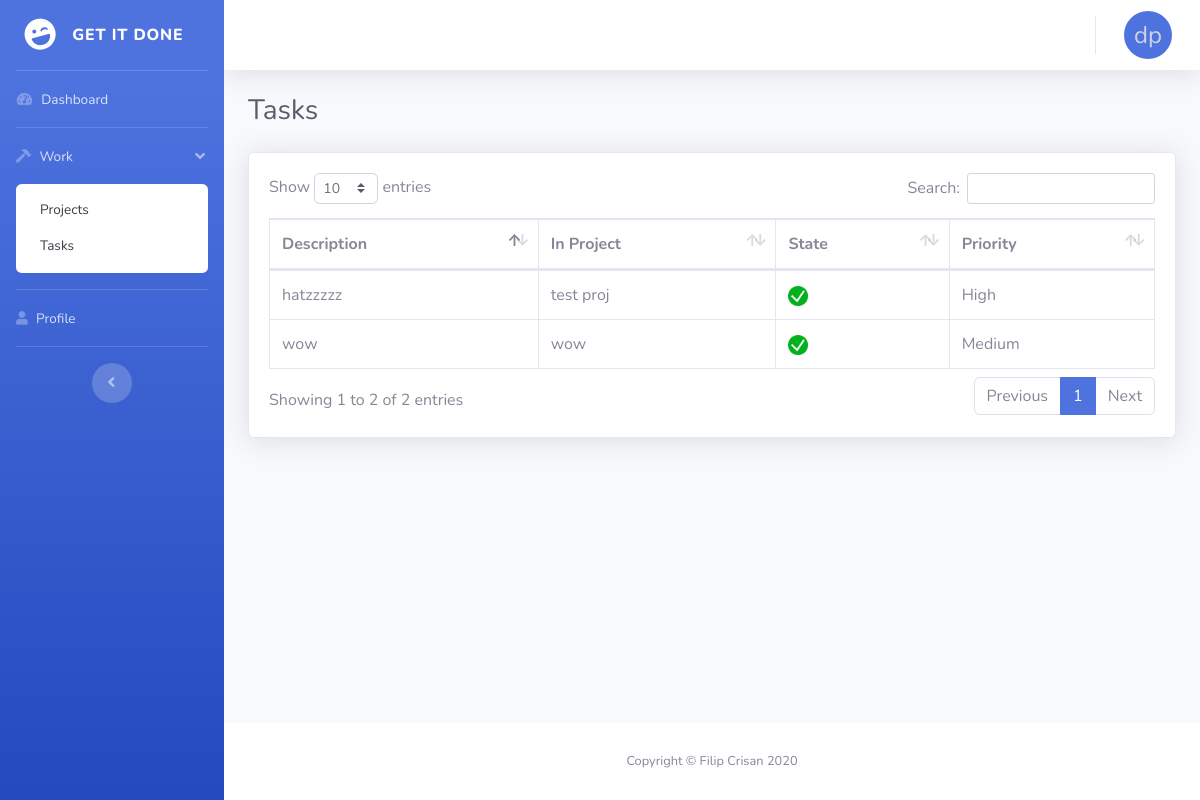
The app's page /tasks (signed in), older data.
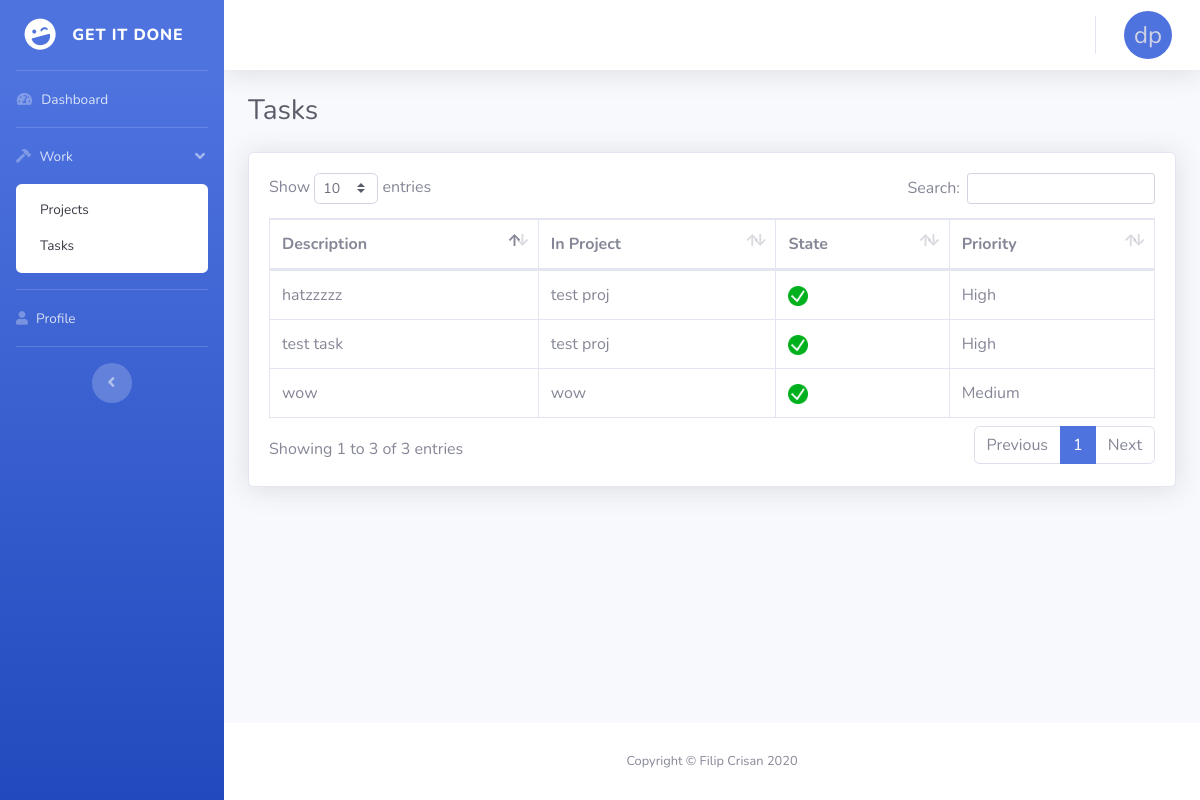
The same page, newer data.
### repository/models.py (models this page shows)
class Task(db.Model, UserMixin):
    id = db.Column(db.Integer, primary_key=True)
    description = db.Column(db.String(200))
    state = db.Column(db.String(100))
    priority = db.Column(db.String(100))
    in_project_id = db.Column(db.Integer, db.ForeignKey('project.id'))
    assigned_to_id = db.Column(db.Integer, db.ForeignKey('user.id'))

class Project(db.Model, UserMixin):
    id = db.Column(db.Integer, primary_key=True)
    name = db.Column(db.String(100), unique=True)
    description = db.Column(db.String(200))
    creation_date = db.Column(db.DateTime, nullable=False, default=datetime.utcnow)
    created_on = db.Column(db.DateTime)
    tasks = db.relationship('Task', backref='in_project')
    users = db.relationship('User', secondary=user_project, backref=db.backref('assigned_projects', lazy='dynamic'))

### services/tasks.py (the view)
@tasks_bp.route('/tasks')
@login_required
def tasks():
    my_tasks = Task.query.filter_by(assigned_to_id=current_user.id)
    my_projects = current_user.assigned_projects
    return render_template('tasks.html', my_tasks=my_tasks, my_projects=my_projects)

### start.py (called while the page is built)
@login_manager.user_loader
def load_user(user_id):
    return User.query.get(int(user_id))

### templates/tasks.html (shortened to what the changed rows need)
<!DOCTYPE html>
<html lang="en">
<head>
  <link rel="stylesheet" href="https://use.fontawesome.com/releases/v5.12.1/css/all.css">
  <link href="{{ url_for('static', filename='all.min.css') }}" rel="stylesheet" type="text/css">
  <link href="{{ url_for('static', filename='sb-admin-2.min.css') }}" rel="stylesheet">
  <link href="{{ url_for('static', filename='dataTables.bootstrap4.min.css') }}" rel="stylesheet">
</head>
<body id="page-top">
  <div id="wrapper">
    <div id="content-wrapper" class="d-flex flex-column">
      <div id="content">
        <div class="container-fluid">
          <div class="d-sm-flex align-items-center justify-content-between mb-4">
            <h1 class="h3 mb-0 text-gray-800">Tasks</h1>
          </div>
        <div class="card shadow mb-4">
          <div class="card-body">
              <div class="table-responsive">
                <table class="table table-bordered" id="dataTable" width="100%" cellspacing="0">
                  <thead>
                    <tr>
                      <th>Description</th>
                      <th>In Project</th>
                      <th>State</th>
                      <th>Priority</th>
                    </tr>
                  </thead>
                  <tbody>
                    {% for task in my_tasks: %}
                    <tr>
                      <td> {{ task.description }} </td>
                      <td>
                        {% for proj in my_projects: %}
                        {% if proj.id == task.in_project_id: %}
                        {{ proj.name }}
                        {% endif %}
                        {% endfor %}
                      </td>
                      <td>
                        {% if task.state != 'Done' %}
                          <form method="POST" action="{{ url_for('tasks.update_task', id=task.id) }}">
                            <div class="d-sm-flex align-items-center justify-content-between">
                              <div class="container">
                                <div class="row">
                                    <div class="col-lg-12">
                                        <div class="btn-group">
                                            <button type="button" class="btn btn-primary btn-sm btn-user dropdown-toggle" data-toggle="dropdown">{{ task.state }}<span class="caret"></span></button>
                                            <div class="dropdown-menu scrollable-menu" role="menu">
                                                {% if task.state != 'In progress' %}
                                                <div class="form-check">
                                                  <input type="radio" name="state" class="form-check-input" id="exampleCheck1" value="In progress">
                                                  <label class="form-check-label" for="exampleCheck1">In progress</label>
                                                </div>
                                                {% endif %}
                                                <div class="form-check">
                                                  <input type="radio" name="state" class="form-check-input" id="exampleCheck1" value="Done">
                                                  <label class="form-check-label" for="exampleCheck1">Done</label>
                                                </div>
                                            </div>
                                        </div>
                                    </div>
                                </div>
                              </div>
                              <button class="btn btn-link fas fa-save"></button>
                            </div>
                          </form>
                        {% else %}
                          <img src="{{ url_for('static', filename='icon.png') }}" style="width:20px;height:20px;">
                        {% endif %}
                      </td>
                      <td> {{ task.priority }} </td>
                    </tr>
                    {% endfor %}
                  </tbody>
                </table>
              </div>
            </div>
        </div>
        </div>
      </div>
    </div>
  </div>
</body>
</html>

Row changes from the older to the newer data that the page shows:
added Task: description "test task", priority "High", Project (name "test proj")
Text that changed along with them:
text written by a page script: "Show entries Search: Showing 1 to 2 of 2 entries Previous 1 Next" → "Show entries Search: Showing 1 to 3 of 3 entries Previous 1 Next"
